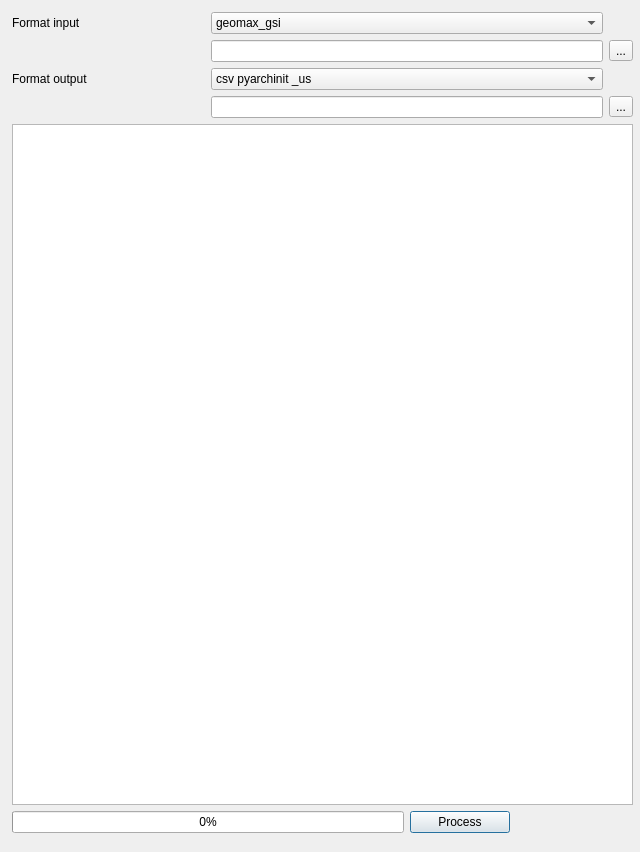
<?xml version="1.0" encoding="UTF-8"?>
<ui version="4.0">
 <class>TotalopenstationTopyarchinit</class>
 <widget class="QDialog" name="TotalopenstationTopyarchinit">
  <property name="geometry">
   <rect>
    <x>0</x>
    <y>0</y>
    <width>640</width>
    <height>852</height>
   </rect>
  </property>
  <property name="windowTitle">
   <string>TotalopenstationTopyarchinit</string>
  </property>
  <widget class="QWidget" name="">
   <property name="geometry">
    <rect>
     <x>12</x>
     <y>12</y>
     <width>621</width>
     <height>821</height>
    </rect>
   </property>
   <layout class="QGridLayout" name="gridLayout">
    <item row="3" column="3">
     <widget class="QToolButton" name="toolButton_output">
      <property name="text">
       <string>...</string>
      </property>
     </widget>
    </item>
    <item row="0" column="0">
     <widget class="QLabel" name="label_9">
      <property name="text">
       <string>Format input</string>
      </property>
     </widget>
    </item>
    <item row="5" column="2" colspan="2">
     <widget class="QPushButton" name="pushButton_export">
      <property name="maximumSize">
       <size>
        <width>100</width>
        <height>16777215</height>
       </size>
      </property>
      <property name="text">
       <string>Process</string>
      </property>
     </widget>
    </item>
    <item row="1" column="3">
     <widget class="QToolButton" name="toolButton_input">
      <property name="text">
       <string>...</string>
      </property>
     </widget>
    </item>
    <item row="3" column="1" colspan="2">
     <widget class="QLineEdit" name="lineEdit_output"/>
    </item>
    <item row="2" column="0">
     <widget class="QLabel" name="label_10">
      <property name="text">
       <string>Format output</string>
      </property>
     </widget>
    </item>
    <item row="4" column="0" colspan="4">
     <widget class="QTableView" name="tableView">
      <property name="alternatingRowColors">
       <bool>true</bool>
      </property>
      <property name="gridStyle">
       <enum>Qt::DashDotDotLine</enum>
      </property>
      <property name="sortingEnabled">
       <bool>true</bool>
      </property>
      <attribute name="horizontalHeaderStretchLastSection">
       <bool>true</bool>
      </attribute>
      <attribute name="verticalHeaderCascadingSectionResizes">
       <bool>true</bool>
      </attribute>
      <attribute name="verticalHeaderShowSortIndicator" stdset="0">
       <bool>true</bool>
      </attribute>
      <attribute name="verticalHeaderStretchLastSection">
       <bool>true</bool>
      </attribute>
     </widget>
    </item>
    <item row="1" column="1" colspan="2">
     <widget class="QLineEdit" name="lineEdit_input"/>
    </item>
    <item row="5" column="0" colspan="2">
     <widget class="QProgressBar" name="progressBar">
      <property name="value">
       <number>0</number>
      </property>
     </widget>
    </item>
    <item row="0" column="1" colspan="2">
     <widget class="QComboBox" name="comboBox_format">
      <item>
       <property name="text">
        <string>geomax_gsi</string>
       </property>
      </item>
      <item>
       <property name="text">
        <string>geomax_txt</string>
       </property>
      </item>
      <item>
       <property name="text">
        <string>leica_gsi</string>
       </property>
      </item>
      <item>
       <property name="text">
        <string>leica_tcr_1205</string>
       </property>
      </item>
      <item>
       <property name="text">
        <string>leica_tcr_705</string>
       </property>
      </item>
      <item>
       <property name="text">
        <string>topcon_gts</string>
       </property>
      </item>
      <item>
       <property name="text">
        <string>topcon_ascii</string>
       </property>
      </item>
      <item>
       <property name="text">
        <string>topcon_gt7</string>
       </property>
      </item>
      <item>
       <property name="text">
        <string>sokkia_sdr33</string>
       </property>
      </item>
      <item>
       <property name="text">
        <string>trimble_dc</string>
       </property>
      </item>
      <item>
       <property name="text">
        <string>trimble_are</string>
       </property>
      </item>
      <item>
       <property name="text">
        <string>nikon_raw_v200</string>
       </property>
      </item>
      <item>
       <property name="text">
        <string>zeiss_r5</string>
       </property>
      </item>
      <item>
       <property name="text">
        <string>zeiss_rec_500</string>
       </property>
      </item>
      <item>
       <property name="text">
        <string>landxml</string>
       </property>
      </item>
     </widget>
    </item>
    <item row="2" column="1" colspan="2">
     <widget class="QComboBox" name="comboBox_format2">
      <item>
       <property name="text">
        <string>csv pyarchinit _us</string>
       </property>
      </item>
      <item>
       <property name="text">
        <string>csv pyarchinit_rif</string>
       </property>
      </item>
      <item>
       <property name="text">
        <string>csv pyarchinit_sample</string>
       </property>
      </item>
     </widget>
    </item>
   </layout>
  </widget>
 </widget>
 <resources/>
 <connections/>
</ui>
